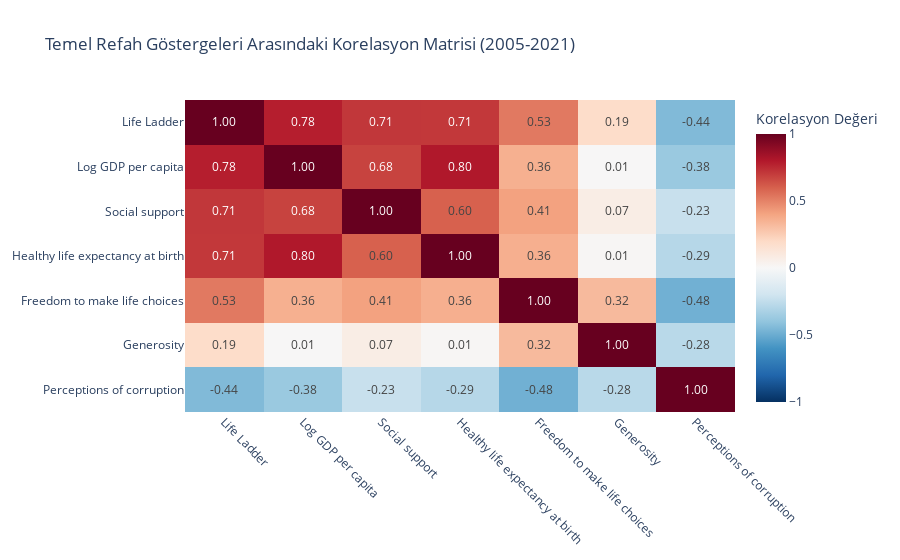

The cell this chart's notebook holds for it:
### Code cell
import pandas as pd
import plotly.express as px

df = pd.read_csv("data.csv")

correlation_cols = [
    'Life Ladder',
    'Log GDP per capita',
    'Social support',
    'Healthy life expectancy at birth',
    'Freedom to make life choices',
    'Generosity',
    'Perceptions of corruption'
]

corr_matrix = df[correlation_cols].corr()

fig = px.imshow(
    corr_matrix,
    text_auto=".2f",
    aspect='auto',
    color_continuous_scale='RdBu_r',
    zmin=-1, 
    zmax=1,  
    title='Temel Refah Göstergeleri Arasındaki Korelasyon Matrisi (2005-2021)',
    labels=dict(color="Korelasyon Değeri")
)

fig.update_xaxes(tickangle=45, side='bottom')
fig.update_yaxes(autorange="reversed") 

fig.show()

### Figure 1 — Plotly figure (JSON) as saved in the notebook; plotly's stock layout.template omitted (floating-point values rounded to 4 significant figures)
{"data": [{"coloraxis": "coloraxis", "hovertemplate": "x: %{x}<br>y: %{y}<br>Korelasyon Değeri: %{z}<extra></extra>", "name": "0", "texttemplate": "%{z:.2f}", "type": "heatmap", "x": ["Life Ladder", "Log GDP per capita", "Social support", "Healthy life expectancy at birth", "Freedom to make life choices", "Generosity", "Perceptions of corruption"], "xaxis": "x", "y": ["Life Ladder", "Log GDP per capita", "Social support", "Healthy life expectancy at birth", "Freedom to make life choices", "Generosity", "Perceptions of corruption"], "yaxis": "y", "z": [[1.0, 0.782, 0.714, 0.7121, 0.5262, 0.1889, -0.4436], [0.782, 1.0, 0.6813, 0.8041, 0.3602, 0.005197, -0.3761], [0.714, 0.6813, 1.0, 0.5963, 0.4084, 0.07366, -0.2301], [0.7121, 0.8041, 0.5963, 1.0, 0.3618, 0.01092, -0.2869], [0.5262, 0.3602, 0.4084, 0.3618, 1.0, 0.3231, -0.4843], [0.1889, 0.005197, 0.07366, 0.01092, 0.3231, 1.0, -0.2775], [-0.4436, -0.3761, -0.2301, -0.2869, -0.4843, -0.2775, 1.0]]}], "layout": {"coloraxis": {"cmax": 1, "cmin": -1, "colorbar": {"title": {"text": "Korelasyon Değeri"}}, "colorscale": [[0, "rgb(5,48,97)"], [0.1, "rgb(33,102,172)"], [0.2, "rgb(67,147,195)"], [0.3, "rgb(146,197,222)"], [0.4, "rgb(209,229,240)"], [0.5, "rgb(247,247,247)"], [0.6, "rgb(253,219,199)"], [0.7, "rgb(244,165,130)"], [0.8, "rgb(214,96,77)"], [0.9, "rgb(178,24,43)"], [1, "rgb(103,0,31)"]]}, "title": {"text": "Temel Refah Göstergeleri Arasındaki Korelasyon Matrisi (2005-2021)"}, "xaxis": {"anchor": "y", "domain": [0, 1], "side": "bottom", "tickangle": 45}, "yaxis": {"anchor": "x", "autorange": "reversed", "domain": [0, 1]}}}
